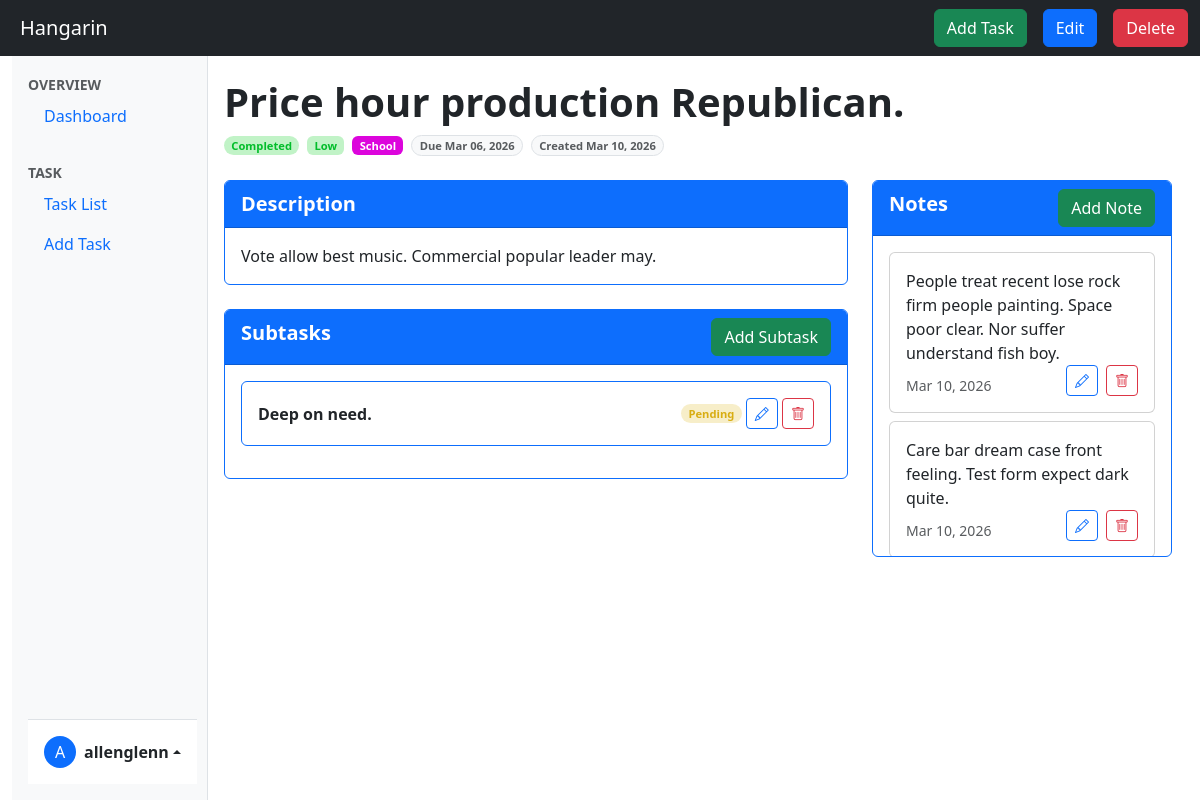
Screenshot of /taskDetails/5 (signed in) with the database file from the repository.
### Hangarin/models.py (models this page shows, shortened)
class BaseModel(models.Model):
    created_at = models.DateTimeField(auto_now_add=True, db_index=True)
    updated_at = models.DateTimeField(auto_now=True)
    class Meta:
        abstract =True

class Task(BaseModel):
    title = models.CharField(max_length=200)
    description = models.CharField(max_length=500)
    deadline = models.DateTimeField(default=timezone.now)
    status = models.CharField(
        max_length=50,
        choices=[
        ("Pending", "Pending"),
        ("In Progress ", "In Progress"),
        ("Completed", "Completed"),
        ],
        default="Pending"
    )
    category = models.ForeignKey(Category, on_delete=models.CASCADE)
    priority = models.ForeignKey(Priority, on_delete=models.CASCADE)

class Priority(BaseModel):
    name = models.CharField(max_length=50)
    class Meta:
        verbose_name = "Priority"
        verbose_name_plural = "Priorities"
    def __str__(self):
        return self.name

class Category(BaseModel):
    name = models.CharField(max_length=50)
    class Meta:
        verbose_name = "Category"
        verbose_name_plural = "Categories"
    def __str__(self):
        return self.name

class SubTask(BaseModel):
    parent_task = models.ForeignKey(Task, on_delete=models.CASCADE)
    title = models.CharField(max_length=500)
    status = models.CharField(
        max_length=50,
        choices=[
        ("Pending", "Pending"),
        ("In Progress ", "In Progress"),
        ("Completed", "Completed"),
        ],
        default="pending"
    )

class Note(BaseModel):
    task = models.ForeignKey(Task, on_delete=models.CASCADE)
    content = models.TextField()

### Hangarin/views.py (the view)
# urls.py: path('taskDetails/<int:pk>', TaskDetailListView.as_view(), name='taskDetails'),
class TaskDetailListView(DetailView):
    model = Task
    template_name = 'taskDetails.html'
    context_object_name = 'taskDetails'
    def get_context_data(self, **kwargs):
        context = super().get_context_data(**kwargs)
        context["details_active"] = True
        return context
    def get_queryset(self):
        return Task.objects.prefetch_related('subtask_set', 'note_set').all()

### Hangarin/templates/taskDetails.html (shortened to what this page needs)
{% extends 'base.html' %}
{% load static %}
{% block content %}
<div class="container-fluid py-3 px-3">
    <div class="row">
        <div class="col-12">
            <div class="fw-bold fs-1">{{ taskDetails.title }}</div>
        </div>
    </div>
    <div class="row gx-2">
        <div class="col-auto">
            <span class="badge rounded-pill
                {% if taskDetails.status == 'Pending' %}status-pending
                {% elif taskDetails.status == 'In Progress ' %}status-ongoing
                {% elif taskDetails.status == 'Completed' %}status-completed
                {% endif %}" style="font-size: 0.7rem;">{{ taskDetails.status }}</span>
        </div>
        <div class="col-auto">
            <span class="badge
                {% if taskDetails.priority.name == 'Low' %}status-completed
                {% elif taskDetails.priority.name == 'Medium' %}status-ongoing
                {% elif taskDetails.priority.name == 'High' %}status-pending
                {% elif taskDetails.priority.name == 'Optional' %}priority-optional
                {% elif taskDetails.priority.name == 'Critical' %}priority-critical
                {% endif %}" style="font-size: 0.7rem;">{{ taskDetails.priority }}</span>
        </div>
        <div class="col-auto">
            <span class="badge
                {% if taskDetails.category.name == 'School' %}category-bg-purple
                {% elif taskDetails.category.name == 'Projects' %}category-bg-red
                {% elif taskDetails.category.name == 'Personal' %}category-bg-pink
                {% elif taskDetails.category.name == 'Work' %}category-bg-darkPurple
                {% elif taskDetails.category.name == 'Finance' %}category-bg-green
                {% endif %}" style="font-size: 0.7rem;">{{ taskDetails.category }}</span>
        </div>
        <div class="col-auto">
            <span class="badge bg-light text-muted rounded-pill border" style="font-size: 0.7rem;">
                Due {{ taskDetails.deadline|date:"M d, Y" }}
            </span>
        </div>
        <div class="col-auto">
            <span class="badge bg-light text-muted rounded-pill border" style="font-size: 0.7rem;">
                Created {{ taskDetails.created_at|date:"M d, Y" }}
            </span>
        </div>
    </div>
    <div class="row mt-4">
        <div class="col-12 col-lg-8">
            <div class="card border-primary">
                <div class="card-header bg-primary fw-bold text-white fs-5">Description</div>
                <div class="card-body">{{ taskDetails.description }}</div>
            </div>
            <div class="card border-primary mt-4">
                <div class="card-header bg-primary d-flex justify-content-between">
                    <span class="fw-bold text-white fs-5">Subtasks</span>
                    <a href="{% url 'subtaskCreate' taskDetails.pk %}">
                        <div class="btn btn-success">Add Subtask</div>
                    </a>
                </div>
                <div class="card-body overflow-auto" style="max-height: 40vh;">
                    {% for subtask in taskDetails.subtask_set.all %}
                    <div class="d-flex align-items-center justify-content-between mb-3 p-3 border border-primary rounded">
                        <div>
                            <span class="fw-bold">{{ subtask.title }}</span>
                        </div>
                        <div>
                            <span class="badge rounded-pill
                                {% if subtask.status == 'Pending' %}status-pending
                                {% elif subtask.status == 'In Progress ' %}status-ongoing
                                {% elif subtask.status == 'Completed' %}status-completed
                                {% endif %}" style="font-size: 0.7rem;">{{ subtask.status }}</span>
                            <a href="#" class="btn btn-sm btn-outline-primary" title="Edit">
                                <i class="bi bi-pencil"></i>
                            </a>
                            <a href="#" class="btn btn-sm btn-outline-danger" title="Delete">
                                <i class="bi bi-trash"></i>
                            </a>
                        </div>
                    </div>
                    {% endfor %}
                </div>
            </div>
        </div>
        <div class="col-12 col-lg-4">
            <div class="card border-primary">
                <div class="card-header bg-primary d-flex justify-content-between">
                    <span class="fw-bold text-white fs-5">Notes</span>
                    <a href="#">
                        <div class="btn btn-success">Add Note</div>
                    </a>
                </div>
                <div class="card-body overflow-auto" style="max-height: 40vh;">
                    {% for note in taskDetails.note_set.all %}
                        <div class="card p-3 mb-2">
                            <div class="card-body p-0 border-primary">
                                <div>{{ note.content }}</div>
                                <div class="d-flex justify-content-between align-items-end">
                                    <div class="text-muted small">{{ note.created_at|date:"M d, Y" }}</div>
                                    <div class="d-flex gap-2">
                                        <a href="" class="btn btn-sm btn-outline-primary" title="Edit">
                                            <i class="bi bi-pencil"></i>
                                        </a>
                                        <a href="" class="btn btn-sm btn-outline-danger" title="Delete">
                                            <i class="bi bi-trash"></i>
                                        </a>
                                    </div>
                                </div>
                            </div>
                        </div>
                    {% endfor %}
                </div>
            </div>
        </div>
    </div>
{% endblock %}

### Hangarin/templates/base.html (shortened to what this page needs)
{% load static %}
<!DOCTYPE html>
<html lang="en">
<head>
    <link rel="stylesheet" href="{% static 'css/stylesheet.css' %}">
    <link href="https://cdn.jsdelivr.net/npm/bootstrap@5.3.8/dist/css/bootstrap.min.css" rel="stylesheet">
    <link rel="stylesheet" href="https://cdn.jsdelivr.net/npm/bootstrap-icons@1.11.3/font/bootstrap-icons.css">
  </head>
<body>
  <nav class="navbar navbar-dark bg-dark">
    <div class="container-fluid">
      <div class="d-flex justify-content-between align-items-center w-100 ms-2">
        <span class="navbar-brand">Hangarin</span>
        <div class="d-flex align-items-center gap-3">
          <a href="{% url 'taskCreate' %}">
            <button class="btn btn-success">Add Task</button>
          </a>
          {% if details_active %}
            <a href="{% url 'taskUpdate' taskDetails.pk %}">
              <button class="btn btn-primary">Edit</button>
            </a>
            <a href="{% url 'taskDelete' taskDetails.pk %}">
              <button class="btn btn-danger">Delete</button>
            </a>
          {% endif %}
        </div>
      </div>
    </div>
  </nav>
  <div class="container-fluid">
    <div class="row g-0">
      <div class="offcanvas-md offcanvas-start bg-light border-end col-md-2 p-0"
           id="sidebar"
           style="height: calc(100vh - 56px);">
        <div class="offcanvas-body p-3 d-flex flex-column h-100">
          <ul class="nav flex-column w-100 vh-100 d-flex">
            <div class="mb-4">
              <span class="text-muted small fw-bold">OVERVIEW</span>
              <li class="nav-item"><a class="nav-link" href="/">Dashboard</a></li>
            </div>
            <div>
              <span class="text-muted small fw-bold">TASK</span>
              <li class="nav-item"><a class="nav-link" href="{% url 'taskList' %}">Task List</a></li>
              <li class="nav-item"><a class="nav-link" href="#">Add Task</a></li>
            </div>
            <div class="mt-auto border-top p-3 bg-white">
              <div class="dropup">
                <a href="#" class="d-flex align-items-center text-dark text-decoration-none dropdown-toggle" data-bs-toggle="dropdown" aria-expanded="false">
                  <div class="bg-primary text-white rounded-circle d-flex align-items-center justify-content-center me-2" style="width: 32px; height: 32px;">
                    {{ user.username|slice:":1"|upper|default:"U" }}
                  </div>
                  <strong>{{ user.username|default:"Guest" }}</strong>
                </a>
              </div>
            </div>
          </ul>
        </div>
      </div>
      <main class="col-md-10 ms-sm-auto main-content">
        {% block content %}
        {% endblock %}
      </main>
    </div>
  </div>
</body>
</html>

### Hangarin/static/css/stylesheet.css (style rules this page uses)
.status-pending { background-color: rgba(228, 200, 77, 0.3); color: #d8ad12 !important; }
.status-completed { background-color: rgba(50, 215, 69, 0.3); color:rgb(2, 189, 42) !important; }
@media (min-width: 992px) { body { overflow-y: hidden; } }
.category-bg-purple { background-color: rgb(220, 5, 220) !important; }

### rows the page displays
Task: title "Price hour production Republican.", status "Completed", priority "Low", category "School", deadline "Mar 06, 2026", created_at "Mar 10, 2026", description "Vote allow best music. Commercial popular leader may."
SubTask: title "Deep on need.", status "Pending"
Note: content "People treat recent lose rock firm people painting. Space poor clear. Nor suffer understand fish boy.", created_at "Mar 10, 2026"
Note: content "Care bar dream case front feeling. Test form expect dark quite.", created_at "Mar 10, 2026"

### other values shown
{{ user.username|slice:":1"|upper|default:"U" }} "A"
{{ user.username|default:"Guest" }} "allenglenn"
